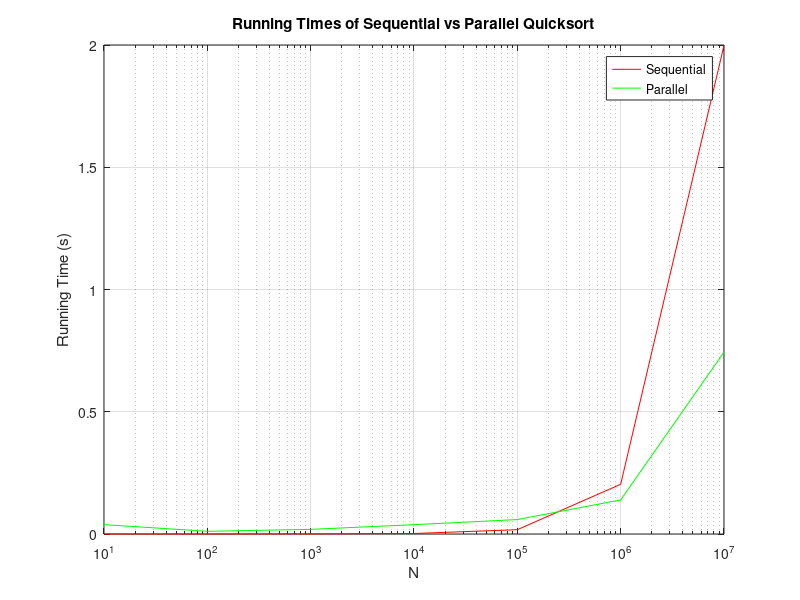

MATLAB code for this plot:
times_seq = dlmread('running-times/seq-times.txt');
times_par = dlmread('running-times/par-times.txt');

m = 7;

n = logspace(1,m,m);

semilogx(n, times_seq(1:m), 'r-', n, times_par(1:m), 'g-');

grid;
xlabel('N');
ylabel('Running Time (s)');
title('Running Times of Sequential vs Parallel Quicksort');
legend('Sequential', 'Parallel');

hold on;
